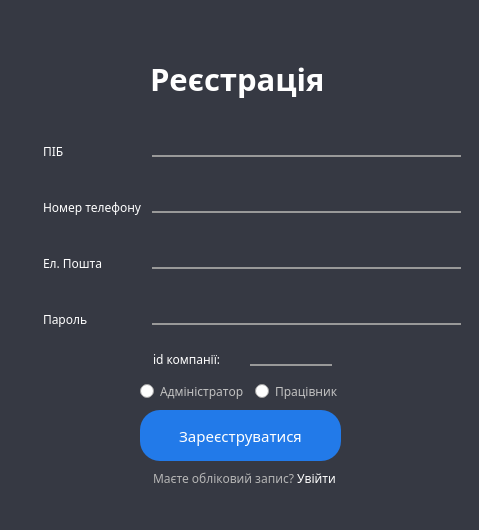
<?xml version="1.0" encoding="UTF-8"?>
<ui version="4.0">
 <class>Registration</class>
 <widget class="QDialog" name="Registration">
  <property name="geometry">
   <rect>
    <x>0</x>
    <y>0</y>
    <width>479</width>
    <height>530</height>
   </rect>
  </property>
  <property name="windowTitle">
   <string>Registration</string>
  </property>
  <property name="windowIcon">
   <iconset resource="Img.qrc">
    <normaloff>:/new/prefix36/img/task.png</normaloff>:/new/prefix36/img/task.png</iconset>
  </property>
  <widget class="QLabel" name="labelFon">
   <property name="geometry">
    <rect>
     <x>0</x>
     <y>0</y>
     <width>941</width>
     <height>531</height>
    </rect>
   </property>
   <property name="mouseTracking">
    <bool>false</bool>
   </property>
   <property name="styleSheet">
    <string notr="true">QLabel{
background-color: rgb(54, 57, 67);
}

</string>
   </property>
   <property name="text">
    <string/>
   </property>
  </widget>
  <widget class="QPushButton" name="btnclose">
   <property name="geometry">
    <rect>
     <x>440</x>
     <y>20</y>
     <width>21</width>
     <height>21</height>
    </rect>
   </property>
   <property name="styleSheet">
    <string notr="true">QPushButton{
	border-image: url(://img/white_x_circle_icon.png);
	background-color: transparent;
	background: none;
	border: none;
}</string>
   </property>
   <property name="text">
    <string/>
   </property>
  </widget>
  <widget class="QLabel" name="label_reg">
   <property name="geometry">
    <rect>
     <x>150</x>
     <y>50</y>
     <width>479</width>
     <height>57</height>
    </rect>
   </property>
   <property name="font">
    <font>
     <family>Fixel Black</family>
     <pointsize>23</pointsize>
     <bold>true</bold>
    </font>
   </property>
   <property name="styleSheet">
    <string notr="true">QLabel{
color: rgb(255, 255, 255);
}
</string>
   </property>
   <property name="text">
    <string>Реєстрація</string>
   </property>
  </widget>
  <widget class="QWidget" name="gridLayoutWidget">
   <property name="geometry">
    <rect>
     <x>40</x>
     <y>110</y>
     <width>421</width>
     <height>241</height>
    </rect>
   </property>
   <layout class="QGridLayout" name="gridLayout">
    <item row="2" column="0">
     <widget class="QLabel" name="label_email">
      <property name="font">
       <font>
        <family>Fixel Black</family>
       </font>
      </property>
      <property name="styleSheet">
       <string notr="true">QLabel{
position: absolute;
left: 0;
padding: 10 px  0;
color: rgb(255, 255, 255);
text-transform: 	uppercase;
}</string>
      </property>
      <property name="text">
       <string>Ел. Пошта</string>
      </property>
     </widget>
    </item>
    <item row="3" column="0">
     <widget class="QLabel" name="label_password">
      <property name="font">
       <font>
        <family>Fixel Black</family>
       </font>
      </property>
      <property name="styleSheet">
       <string notr="true">QLabel{
position: absolute;
left: 0;
padding: 10 px  0;
color: rgb(255, 255, 255);
text-transform: 	uppercase;
}</string>
      </property>
      <property name="text">
       <string>Пароль</string>
      </property>
     </widget>
    </item>
    <item row="3" column="1">
     <widget class="QLineEdit" name="lineEdit_password">
      <property name="font">
       <font>
        <family>Arial</family>
        <pointsize>11</pointsize>
        <italic>false</italic>
        <bold>false</bold>
       </font>
      </property>
      <property name="styleSheet">
       <string notr="true">QLineEdit{
background: transparent;
border: none;
border-bottom: 2px solid rgb(153, 153, 153);
color: rgb(255, 255, 255);
}

QLineEdit:valid{
border-buttom: 2px solid;
}

QLineEdit:hover{
border-bottom: 2px solid rgb(37, 125, 213);
}
</string>
      </property>
      <property name="maxLength">
       <number>20</number>
      </property>
      <property name="echoMode">
       <enum>QLineEdit::Password</enum>
      </property>
      <property name="placeholderText">
       <string/>
      </property>
     </widget>
    </item>
    <item row="0" column="0">
     <widget class="QLabel" name="label_username">
      <property name="font">
       <font>
        <family>Fixel Black</family>
        <pointsize>9</pointsize>
       </font>
      </property>
      <property name="styleSheet">
       <string notr="true">QLabel{
position: absolute;
left: 0;
padding: 10 px  0;
color: rgb(255, 255, 255);
text-transform: 	uppercase;
}</string>
      </property>
      <property name="text">
       <string>ПІБ</string>
      </property>
     </widget>
    </item>
    <item row="1" column="1">
     <widget class="QLineEdit" name="lineEdit_phoneNumber">
      <property name="enabled">
       <bool>true</bool>
      </property>
      <property name="font">
       <font>
        <family>Arial</family>
        <pointsize>11</pointsize>
        <italic>false</italic>
        <bold>false</bold>
       </font>
      </property>
      <property name="mouseTracking">
       <bool>true</bool>
      </property>
      <property name="tabletTracking">
       <bool>false</bool>
      </property>
      <property name="focusPolicy">
       <enum>Qt::WheelFocus</enum>
      </property>
      <property name="acceptDrops">
       <bool>true</bool>
      </property>
      <property name="autoFillBackground">
       <bool>false</bool>
      </property>
      <property name="styleSheet">
       <string notr="true">QLineEdit{
background: transparent;
border: none;
border-bottom: 2px solid rgb(153, 153, 153);
color: rgb(255, 255, 255);
}

QLineEdit:valid{
border-buttom: 2px solid;
}

QLineEdit:hover{
border-bottom: 2px solid rgb(37, 125, 213);
}
</string>
      </property>
      <property name="inputMask">
       <string notr="true"/>
      </property>
      <property name="text">
       <string/>
      </property>
      <property name="maxLength">
       <number>32767</number>
      </property>
      <property name="frame">
       <bool>true</bool>
      </property>
      <property name="cursorPosition">
       <number>0</number>
      </property>
      <property name="placeholderText">
       <string/>
      </property>
     </widget>
    </item>
    <item row="1" column="0">
     <widget class="QLabel" name="label_phone">
      <property name="font">
       <font>
        <family>Fixel Black</family>
        <pointsize>9</pointsize>
       </font>
      </property>
      <property name="styleSheet">
       <string notr="true">QLabel{
position: absolute;
left: 0;
padding: 10 px  0;
color: rgb(255, 255, 255);
text-transform: 	uppercase;
}</string>
      </property>
      <property name="text">
       <string>Номер телефону</string>
      </property>
     </widget>
    </item>
    <item row="2" column="1">
     <widget class="QLineEdit" name="lineEdit_email">
      <property name="font">
       <font>
        <family>Arial</family>
        <pointsize>11</pointsize>
        <italic>false</italic>
        <bold>false</bold>
       </font>
      </property>
      <property name="toolTipDuration">
       <number>-4</number>
      </property>
      <property name="styleSheet">
       <string notr="true">QLineEdit{
background: transparent;
border: none;
border-bottom: 2px solid rgb(153, 153, 153);
color: rgb(255, 255, 255);
}

QLineEdit:valid{
border-buttom: 2px solid;
}

QLineEdit:hover{
border-bottom: 2px solid rgb(37, 125, 213);
}
</string>
      </property>
      <property name="maxLength">
       <number>35</number>
      </property>
      <property name="placeholderText">
       <string/>
      </property>
      <property name="cursorMoveStyle">
       <enum>Qt::LogicalMoveStyle</enum>
      </property>
     </widget>
    </item>
    <item row="0" column="1">
     <widget class="QLineEdit" name="lineEdit_fullname">
      <property name="font">
       <font>
        <family>Arial</family>
        <pointsize>11</pointsize>
        <italic>false</italic>
        <bold>false</bold>
       </font>
      </property>
      <property name="styleSheet">
       <string notr="true">QLineEdit{
background: transparent;
border: none;
border-bottom: 2px solid rgb(153, 153, 153);
color: rgb(255, 255, 255);
}

QLineEdit:valid{
border-buttom: 2px solid;
}

QLineEdit:hover{
border-bottom: 2px solid rgb(37, 125, 213);
}
</string>
      </property>
      <property name="inputMask">
       <string/>
      </property>
      <property name="text">
       <string/>
      </property>
      <property name="maxLength">
       <number>150</number>
      </property>
      <property name="cursorPosition">
       <number>0</number>
      </property>
      <property name="placeholderText">
       <string/>
      </property>
     </widget>
    </item>
   </layout>
  </widget>
  <widget class="QPushButton" name="btnlogin_2">
   <property name="geometry">
    <rect>
     <x>140</x>
     <y>410</y>
     <width>201</width>
     <height>51</height>
    </rect>
   </property>
   <property name="font">
    <font>
     <family>Fixel Black</family>
     <pointsize>-1</pointsize>
    </font>
   </property>
   <property name="styleSheet">
    <string notr="true">QPushButton{
background: rgb(34, 122, 233);
border-radius: 20px;
color: rgb(255, 255, 255);
font-size: 15px;
}
QPushButton:hover{
background: rgb(35, 141, 255);
}</string>
   </property>
   <property name="text">
    <string>Зареєструватися</string>
   </property>
  </widget>
  <widget class="QWidget" name="horizontalLayoutWidget_2">
   <property name="geometry">
    <rect>
     <x>150</x>
     <y>460</y>
     <width>271</width>
     <height>46</height>
    </rect>
   </property>
   <layout class="QHBoxLayout" name="horizontalLayout_2">
    <property name="spacing">
     <number>0</number>
    </property>
    <property name="sizeConstraint">
     <enum>QLayout::SetFixedSize</enum>
    </property>
    <property name="rightMargin">
     <number>0</number>
    </property>
    <item>
     <widget class="QLabel" name="label_link1">
      <property name="font">
       <font>
        <family>Bahnschrift SemiBold</family>
       </font>
      </property>
      <property name="styleSheet">
       <string notr="true">QLabel{
position: absolute;
left: 0;
padding: 10 px  11;
color: rgb(181, 181, 181);
}</string>
      </property>
      <property name="text">
       <string>Маєте обліковий запис?</string>
      </property>
     </widget>
    </item>
    <item>
     <widget class="QPushButton" name="btn_link2">
      <property name="font">
       <font>
        <family>Bahnschrift SemiBold</family>
       </font>
      </property>
      <property name="styleSheet">
       <string notr="true">QPushButton{
background: transparent;
border: none;
color:rgb(255, 255, 255);
}

QPushButton::hover{
color: rgb(34, 122, 233);
}
</string>
      </property>
      <property name="text">
       <string>Увійти</string>
      </property>
     </widget>
    </item>
   </layout>
  </widget>
  <widget class="QLineEdit" name="lineEdit_id">
   <property name="geometry">
    <rect>
     <x>250</x>
     <y>350</y>
     <width>82</width>
     <height>16</height>
    </rect>
   </property>
   <property name="minimumSize">
    <size>
     <width>82</width>
     <height>0</height>
    </size>
   </property>
   <property name="font">
    <font>
     <family>Calibri</family>
     <pointsize>10</pointsize>
     <italic>false</italic>
     <bold>true</bold>
    </font>
   </property>
   <property name="styleSheet">
    <string notr="true">QLineEdit{
background: transparent;
border: none;
border-bottom: 2px solid rgb(153, 153, 153);
color: rgb(255, 255, 255);
}

QLineEdit:valid{
border-buttom: 2px solid;
}

QLineEdit:hover{
border-bottom: 2px solid rgb(37, 125, 213);
}
</string>
   </property>
   <property name="maxLength">
    <number>5</number>
   </property>
   <property name="alignment">
    <set>Qt::AlignCenter</set>
   </property>
   <property name="placeholderText">
    <string/>
   </property>
  </widget>
  <widget class="QLabel" name="label_idtext">
   <property name="geometry">
    <rect>
     <x>150</x>
     <y>339</y>
     <width>101</width>
     <height>31</height>
    </rect>
   </property>
   <property name="font">
    <font>
     <family>Bahnschrift SemiBold</family>
    </font>
   </property>
   <property name="styleSheet">
    <string notr="true">QLabel{
position: absolute;
left: 0;
padding: 10 px  0;
color: rgb(255, 255, 255);
text-transform: 	uppercase;
}</string>
   </property>
   <property name="text">
    <string>id компанії:</string>
   </property>
  </widget>
  <widget class="QLineEdit" name="lineEdit_id_read_only">
   <property name="geometry">
    <rect>
     <x>250</x>
     <y>350</y>
     <width>82</width>
     <height>16</height>
    </rect>
   </property>
   <property name="minimumSize">
    <size>
     <width>82</width>
     <height>0</height>
    </size>
   </property>
   <property name="font">
    <font>
     <family>Calibri</family>
     <pointsize>10</pointsize>
     <italic>false</italic>
     <bold>true</bold>
    </font>
   </property>
   <property name="styleSheet">
    <string notr="true">QLineEdit{
background: transparent;
text-align: right;
border: none;
border-bottom: 2px solid rgb(153, 153, 153);
color: rgb(255, 255, 255);
}

QLineEdit:valid{
border-buttom: 2px solid;
}

QLineEdit:hover{
border-bottom: 2px solid rgb(37, 125, 213);
}
</string>
   </property>
   <property name="alignment">
    <set>Qt::AlignCenter</set>
   </property>
   <property name="readOnly">
    <bool>true</bool>
   </property>
   <property name="placeholderText">
    <string/>
   </property>
  </widget>
  <widget class="QWidget" name="gridLayoutWidget_2">
   <property name="geometry">
    <rect>
     <x>140</x>
     <y>380</y>
     <width>281</width>
     <height>31</height>
    </rect>
   </property>
   <layout class="QGridLayout" name="gridLayout_2">
    <property name="sizeConstraint">
     <enum>QLayout::SetFixedSize</enum>
    </property>
    <item row="0" column="1">
     <widget class="QRadioButton" name="radioBtnWorker">
      <property name="baseSize">
       <size>
        <width>0</width>
        <height>0</height>
       </size>
      </property>
      <property name="font">
       <font>
        <family>Bahnschrift SemiBold</family>
        <pointsize>-1</pointsize>
       </font>
      </property>
      <property name="styleSheet">
       <string notr="true">QRadioButton{
font-size: 12px;
font-weignt:  300;
text-transform: capitalize;
display: inline-block;
vertical-align: middle;
color: rgb(193, 193, 193);  
}

QRadioButton::hover{
color: rgb(255, 255, 255);
}</string>
      </property>
      <property name="text">
       <string>Працівник</string>
      </property>
     </widget>
    </item>
    <item row="0" column="0">
     <widget class="QRadioButton" name="radioBtnAdmin">
      <property name="font">
       <font>
        <family>Bahnschrift SemiBold</family>
        <pointsize>-1</pointsize>
       </font>
      </property>
      <property name="layoutDirection">
       <enum>Qt::LeftToRight</enum>
      </property>
      <property name="styleSheet">
       <string notr="true">QRadioButton{
font-size: 12px;
font-weignt:  300;
text-transform: capitalize;
display: inline-block;
vertical-align: middle;
color: rgb(193, 193, 193);  
}

QRadioButton::hover{
color: rgb(255, 255, 255);
}</string>
      </property>
      <property name="text">
       <string>Адміністратор</string>
      </property>
     </widget>
    </item>
   </layout>
  </widget>
 </widget>
 <resources>
  <include location="Img.qrc"/>
 </resources>
 <connections>
  <connection>
   <sender>radioBtnAdmin</sender>
   <signal>clicked()</signal>
   <receiver>lineEdit_id_read_only</receiver>
   <slot>show()</slot>
   <hints>
    <hint type="sourcelabel">
     <x>187</x>
     <y>390</y>
    </hint>
    <hint type="destinationlabel">
     <x>441</x>
     <y>455</y>
    </hint>
   </hints>
  </connection>
  <connection>
   <sender>radioBtnAdmin</sender>
   <signal>clicked()</signal>
   <receiver>lineEdit_id</receiver>
   <slot>hide()</slot>
   <hints>
    <hint type="sourcelabel">
     <x>212</x>
     <y>390</y>
    </hint>
    <hint type="destinationlabel">
     <x>271</x>
     <y>363</y>
    </hint>
   </hints>
  </connection>
  <connection>
   <sender>radioBtnWorker</sender>
   <signal>clicked()</signal>
   <receiver>lineEdit_id</receiver>
   <slot>show()</slot>
   <hints>
    <hint type="sourcelabel">
     <x>294</x>
     <y>391</y>
    </hint>
    <hint type="destinationlabel">
     <x>312</x>
     <y>364</y>
    </hint>
   </hints>
  </connection>
  <connection>
   <sender>radioBtnWorker</sender>
   <signal>clicked()</signal>
   <receiver>lineEdit_id_read_only</receiver>
   <slot>hide()</slot>
   <hints>
    <hint type="sourcelabel">
     <x>339</x>
     <y>391</y>
    </hint>
    <hint type="destinationlabel">
     <x>412</x>
     <y>446</y>
    </hint>
   </hints>
  </connection>
  <connection>
   <sender>radioBtnAdmin</sender>
   <signal>clicked()</signal>
   <receiver>label_idtext</receiver>
   <slot>show()</slot>
   <hints>
    <hint type="sourcelabel">
     <x>163</x>
     <y>390</y>
    </hint>
    <hint type="destinationlabel">
     <x>166</x>
     <y>356</y>
    </hint>
   </hints>
  </connection>
  <connection>
   <sender>radioBtnWorker</sender>
   <signal>clicked()</signal>
   <receiver>label_idtext</receiver>
   <slot>show()</slot>
   <hints>
    <hint type="sourcelabel">
     <x>291</x>
     <y>393</y>
    </hint>
    <hint type="destinationlabel">
     <x>219</x>
     <y>358</y>
    </hint>
   </hints>
  </connection>
 </connections>
</ui>
